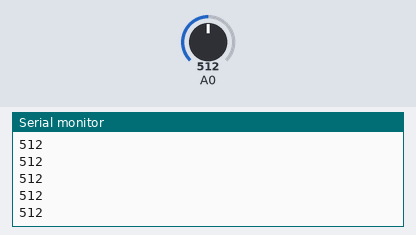
A sketch run on a simulated Arduino Uno, built with avr-gcc and run on an emulated ATmega328P. Parts: the last lines printed to the serial monitor. The test bench sets the inputs (shaded band); at power-on: A0 = 512.

Above: at 1.2 s.
1.3 s: A0 set to 716
At 1.68 s:
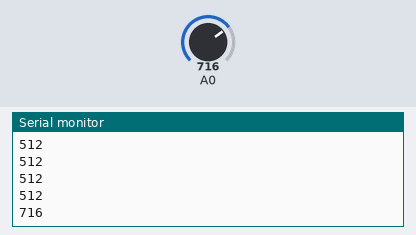
2.8 s: A0 set to 900
At 2.93 s:
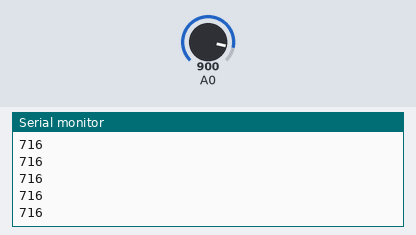
Timing chart, 0 to 5.8 s (numbered marks = the images above; inputs shaded):
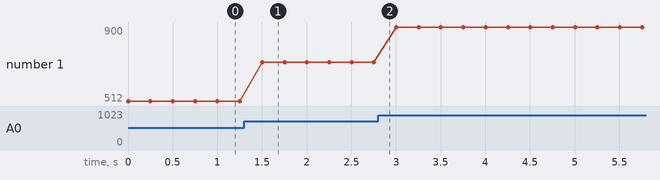

The sketch:

MicTutorial.ino
```cpp
//Tutorial code for microphone
void setup() {
  //We must set our analogue pin to be an input
  pinMode(A0, INPUT);

  //Start the serial so we can print the output
  Serial.begin(9600);
}

void loop() {
  //First we store the value from the microphone into a variable
  int soundLevel = analogRead(A0);

  //Finally we can print the microphone signal
  Serial.println(soundLevel);

  //Wait a bit before the next reading
  delay(250);
}
```

Measured:
- after the input at 1.3 s, the serial monitor: prints a new line after 0.20 s (image 1)
- plotted number 1: 512 → 716 after the input at 1.3 s, 716 → 900 after the input at 2.8 s
